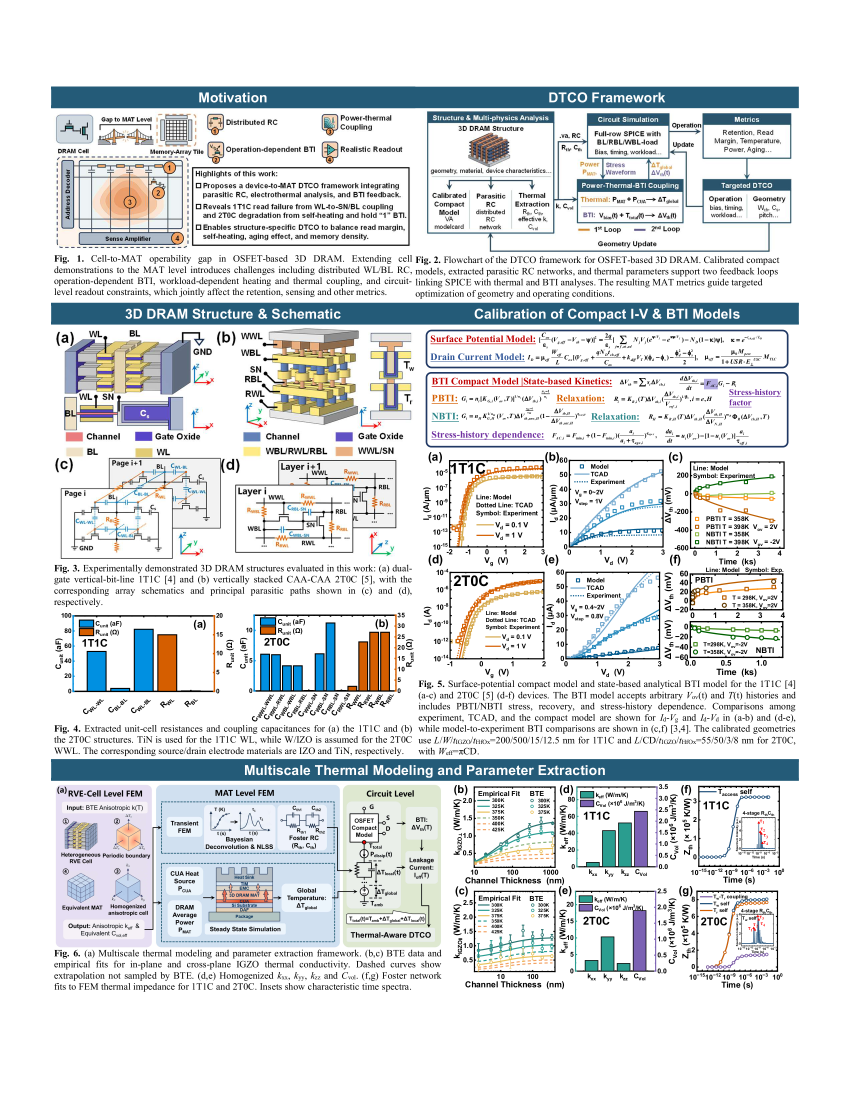
#> input picture experiments/spice_2t0c_v1/data/page3-3.png, 2550 x 3300 px, found by its file name (shown at 1/3 size)
$ python _crop_fig5_v4.py
#> lines starting #> are read from the running program, lines starting #| are printed output that depends on the picture
"""Tight, clean crop of Fig 5(d), 5(e), and 5(f) without caption."""
from PIL import Image
import os
p3 = r'E:\BaiduSyncdisk\study\PAPER\DAC 2026\MATspice\experiments\spice_2t0c_v1\data\page3-3.png'
out = r'E:\BaiduSyncdisk\study\PAPER\DAC 2026\MATspice\experiments\spice_2t0c_v1\data'
im = Image.open(p3)
#> im is the input picture: PIL image 2550x3300 RGB; mean R, G, B 220.3, 223.6, 225.2
# Based on the v2 crop (1300, 1700, 2480, 2300), Fig 5(d) is approx
# at x_in_crop [50..450], y_in_crop [10..330] -> page [1350..1750, 1710..2030]
# Fig 5(e) at x_in_crop [50..450], y_in_crop [10..330] shifted by ~330 vertically? No, the
# 1T1C row used ~250 vertical; the 2T0C row uses similar ~250 vertical, but the
# legend/f labels are larger.
# Let's just crop the whole 2T0C row strip tightly.
crops = {
    'fig5d_clean.png':  (1340, 1700, 1750, 2030),    # just the (d) panel
    'fig5e_clean.png':  (1740, 1700, 2160, 2030),    # just the (e) panel
    'fig5f_clean.png':  (2160, 1700, 2500, 2030),    # just the (f) panel
    'fig5d_2x.png':     None,                          # placeholder for the 2x upscale
}
for name, box in list(crops.items())[:3]:
    im.crop(box).save(os.path.join(out, name))
    print('saved', name, box, (box[2]-box[0], box[3]-box[1]))
#> this loop made 3 passes
#> pass 1, `im.crop(box).save(os.path.join(out, name))`:
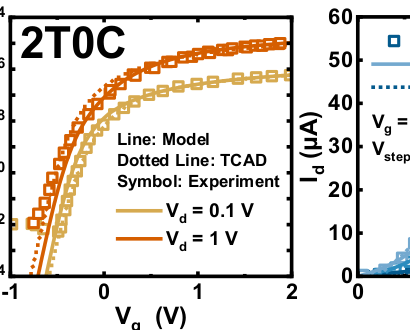
#> saved as fig5d_clean.png: PIL image 410x330 RGB; mean R, G, B 227.3, 222.7, 217.6
#> pass 2, `im.crop(box).save(os.path.join(out, name))`:
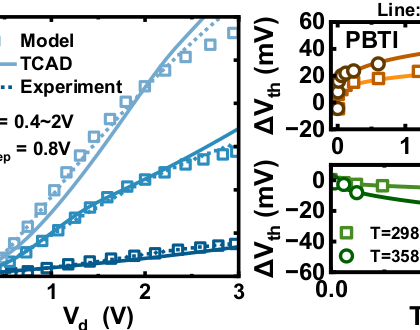
#> saved as fig5e_clean.png: PIL image 420x330 RGB; mean R, G, B 217.7, 221.8, 222.6
# 2x upscales for higher-precision digitizing
for n in ['fig5d_clean.png', 'fig5e_clean.png']:
    src = Image.open(os.path.join(out, n))
    src.resize((src.size[0]*2, src.size[1]*2), Image.LANCZOS).save(os.path.join(out, n.replace('.png', '_2x.png')))
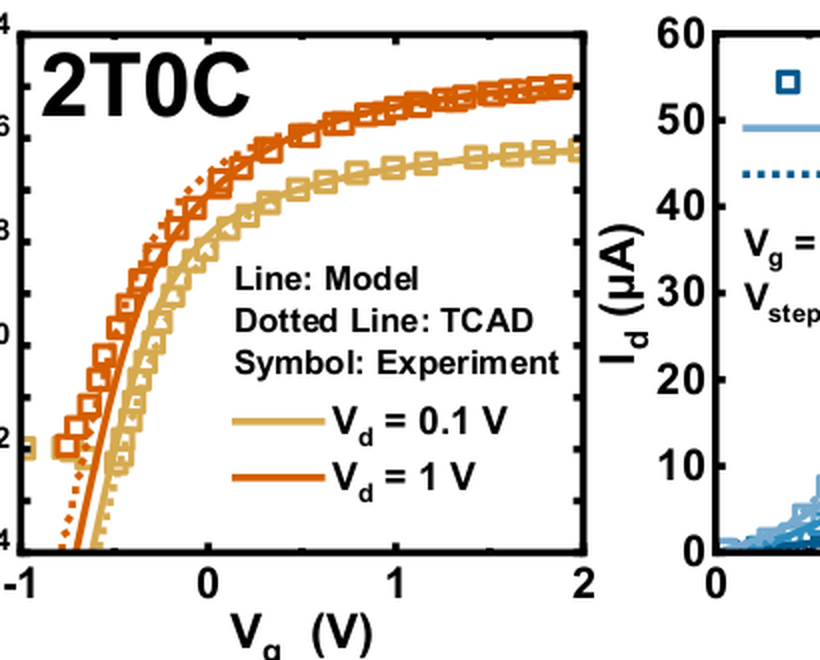
#> saved as fig5d_clean_2x.png: PIL image 820x660 RGB; mean R, G, B 227.2, 222.6, 217.5
    print('upscaled', n, '->', n.replace('.png', '_2x.png'))
